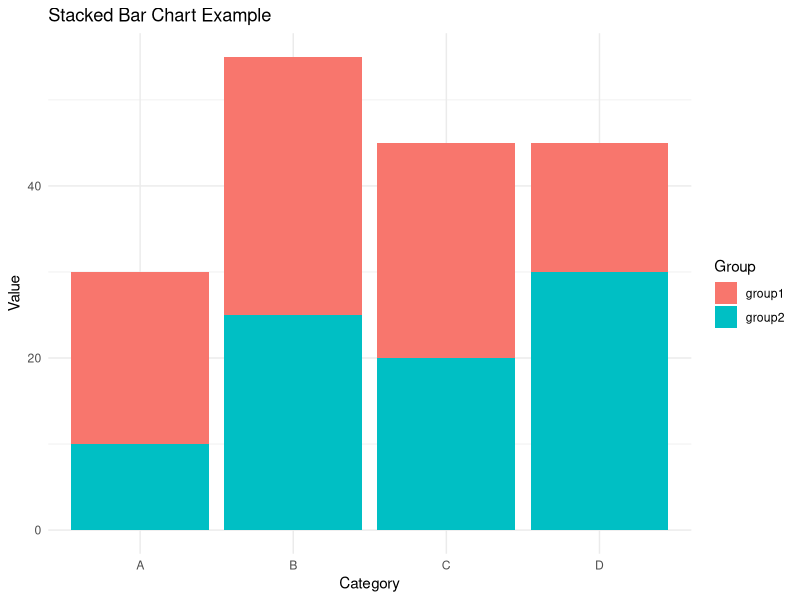

Source code (R):
# Load the ggplot2 package
library(ggplot2)

data <- data.frame(
  category = c("A", "B", "C", "D"),
  group1 = c(20, 30, 25, 15),
  group2 = c(10, 25, 20, 30)
)

# Melt the data to long format
library(reshape2)
data_melted <- melt(data, id.vars = "category")

# Plot the stacked bar chart
ggplot(data_melted, aes(x = category, y = value, fill = variable)) +
  geom_bar(stat = "identity") +
  labs(title = "Stacked Bar Chart Example",
       x = "Category",
       y = "Value",
       fill = "Group") +
  theme_minimal()
